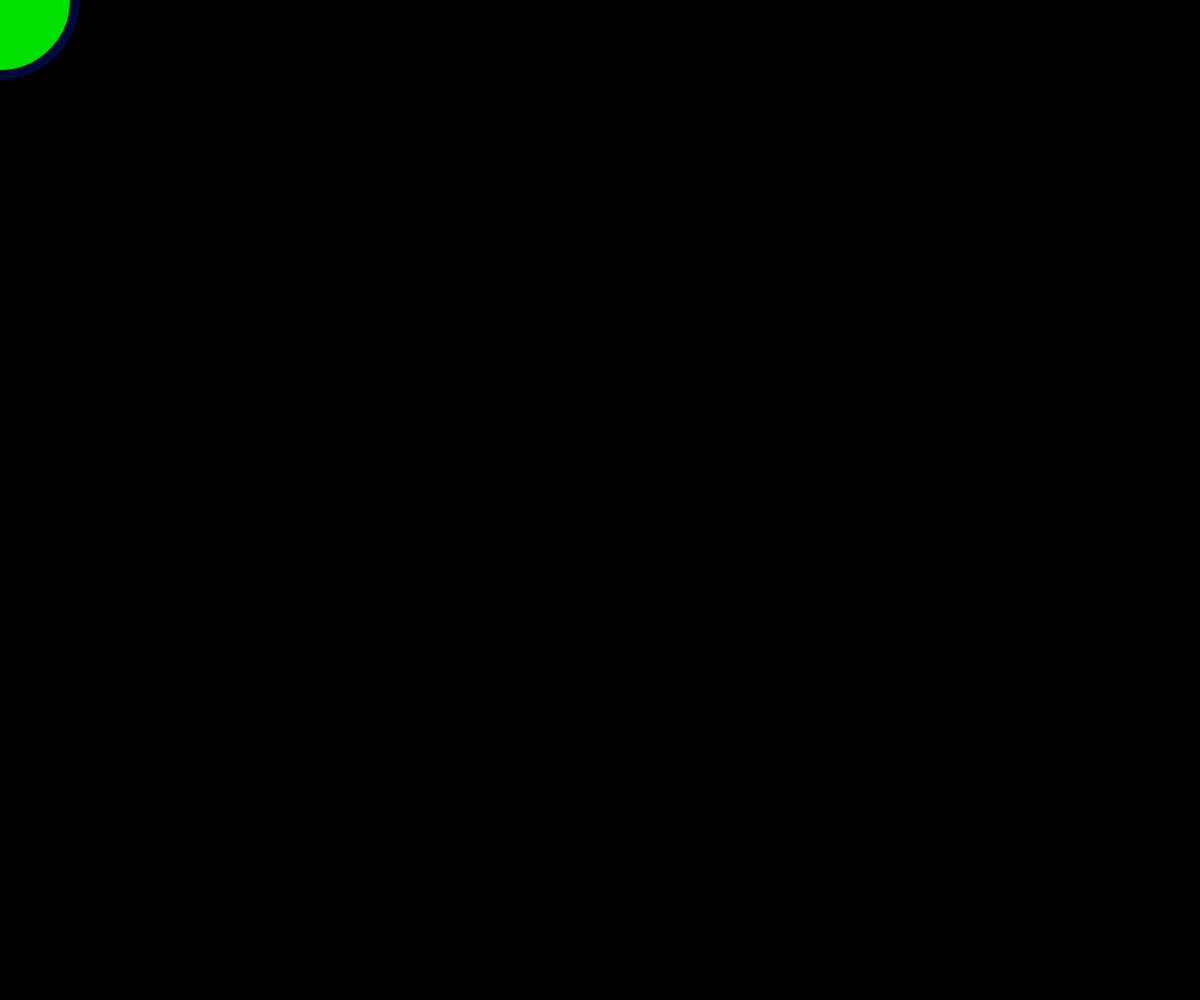
Frame 1 (no input)
Frame 60 (no input): identical to frame 1, image omitted
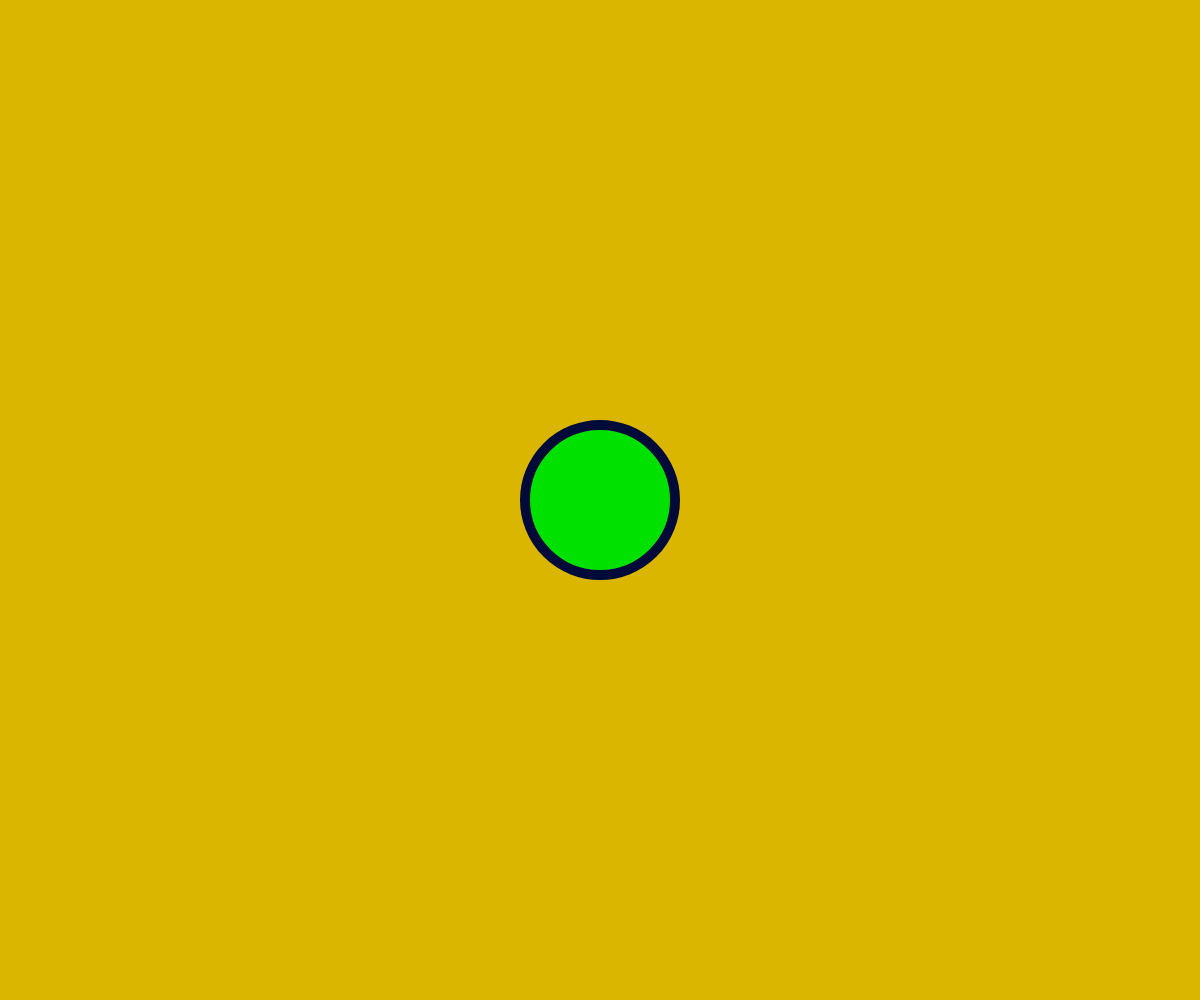
Frame 120 (the mouse pressed at the canvas centre since frame 60)

The p5.js sketch that drew these frames (run headless with seeded random() and noise() and a simulated clock; from frame 60 on, the mouse is pressed at the canvas centre):

// p5.js sketch
// ── sketch.js
let thickness = 10;
let r= 0;
let g= 0;

function setup() {
  createCanvas(windowWidth, windowHeight);
  //thickness = random(130), only chooses the thickness once
}

function draw() {
  background(r,g,0);
  r= map(mouseX, 0, 700, 0, 255);
  g= map(mouseY,0, 700, 0, 255)
  //thickness = random(130); animation (function looping)
  //thickness = thickness+1; the stroke grows larger, slower
  strokeWeight(thickness);
  //thickness = map(mouseX,0,windowHeight,2,40)
  stroke(0,10,57);
  fill(0,225,0);
  circle(mouseX,mouseY,150);//x,y of center and width & height
  console.log(mouseX, mouseY)
  
}
